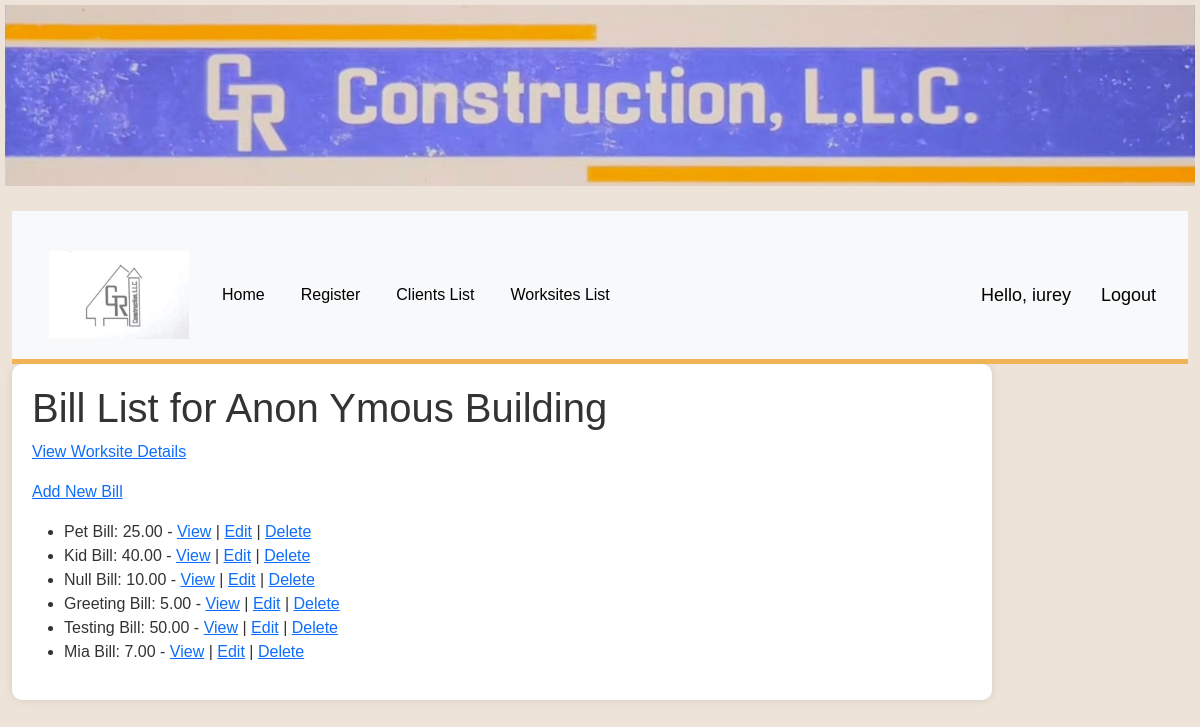
The app's page /worksites/1/bills/ (signed in) with its own data.
### gr_construction_web/models.py (models this page shows, shortened)
class WorkSite(models.Model):
    title = models.CharField(max_length=200)
    address = models.CharField(max_length=200)
    description = models.TextField(blank=True)
    client = models.ForeignKey('Client', on_delete=models.SET_NULL, null=True, blank=True)
    finished_image = models.ImageField(upload_to='worksites/finished', blank=True, null=True)

class Bill(models.Model):
    title = models.CharField(max_length=200)
    amount = models.DecimalField(max_digits=10, decimal_places=2)
    worksite = models.ForeignKey(WorkSite, on_delete=models.CASCADE, related_name='bills', null=True)
    date = models.DateField(_("Date"), default=date.today)

### gr_construction_web/views.py (the view)
# urls.py: path('worksites/<int:worksite_id>/bills/', views.bill_list, name='bill-list'),
@login_required(login_url='login')
def bill_list(request, worksite_id):
    worksite = get_object_or_404(WorkSite, pk=worksite_id)
    bills = worksite.bills.all()
    context = {
        'bills': bills,
        'worksite': worksite
    }
    return render(request, 'gr_construction_web/bill_list.html', context)

### gr_construction_web/templates/gr_construction_web/bill_list.html (shortened to what this page needs)
{% extends "gr_construction_web/base_template.html" %}
{% block content %}
<!DOCTYPE html>
<html lang="en">
<head>
</head>
<body>
    <h1>Bill List for {{ worksite.title }}</h1>
    <p><a href="{% url 'worksite-detail' worksite.id %}">View Worksite Details</a></p>
    <p><a href="{% url 'add-bill' worksite.id %}">Add New Bill</a></p>
    <ul>
        {% for bill in bills %}
        <li>
            {{ bill.title }}: {{ bill.amount }} - <a href="{% url 'bill-detail' bill.id %}">View</a>
            | <a href="{% url 'bill-edit' bill.id %}">Edit</a>
            | <a href="{% url 'bill-delete' bill.id %}">Delete</a>
        </li>
        {% endfor %}
    </ul>
</body>
</html>
{% endblock %}

### gr_construction_web/templates/gr_construction_web/base_template.html (shortened to what this page needs)
{% load static %}
<!DOCTYPE html>
<html lang="en">
<head>
    <link href="https://cdn.jsdelivr.net/npm/bootstrap@5.3.1/dist/css/bootstrap.min.css" rel="stylesheet"
>
</head>
<body>
<a class="navbar-brand" href="{% url 'index' %}">
    <img src="{% static 'images/Main Logo.jpg' %}" alt="Main Logo">
</a>
<div class="container-fluid">
    <nav class="navbar navbar-expand-lg navbar-light bg-light">
        <div class="container-fluid">
            <a class="navbar-brand" href="{% url 'login' %}">
                <img src="{% static 'images/Side Logo.jpg' %}" width="150" height="100">
            </a>
            <div class="collapse navbar-collapse" id="navbarNavAltMarkup">
                <div class="navbar-nav">
                    <a class="nav-link active" aria-current="page" href="{% url 'index' %}">Home</a>
                    <a class="nav-link active" href="{% url 'register' %}">Register</a>
                    <a class="nav-link active" href="{% url 'clients-list' %}">Clients List</a>
                    <a class="nav-link active" href="{% url 'worksite-list' %}">Worksites List</a>
                </div>
            </div>
            <span class="hello-msg">Hello, {{request.user}}</span>
            <span class="hello-msg"><a href="{% url 'logout' %}?next=/">Logout</a></span>
        </div>
    </nav>
    <div class="col-sm-10">
        {% block content %}
        {% endblock %}
    </div>
</div>
</body>
</html>
{% load static %}

### gr_construction_web/templates/gr_construction_web/base_template.html (style rules this page uses)
body { background-color: #ede3d8; color: #333; font-family: Arial, sans-serif; }
.navbar { background-color: #7172d8; color: #000; padding: 10px; text-align: center; border-bottom: 5px solid #f0b356; }
.navbar a { color: #000; text-decoration: none; margin: 0 10px; }
.navbar-brand img { max-width: 100%; height: auto; padding: 5px; }
.container-fluid { padding-top: 20px; }
.col-sm-10 { background-color: #fff; border-radius: 10px; box-shadow: 0 0 10px rgba(0, 0, 0, 0.1); padding: 20px; }
.hello-msg { font-size: 18px; color: #000; margin-left: 20px; }

### records on screen
WorkSite: title "Anon Ymous Building"
Bill: title "Pet Bill", amount "25.00"
Bill: title "Kid Bill", amount "40.00"
Bill: title "Null Bill", amount "10.00"
Bill: title "Greeting Bill", amount "5.00"
Bill: title "Testing Bill", amount "50.00"
Bill: title "Mia Bill", amount "7.00"

### other values on screen
{{ request.user }} "iurey"
